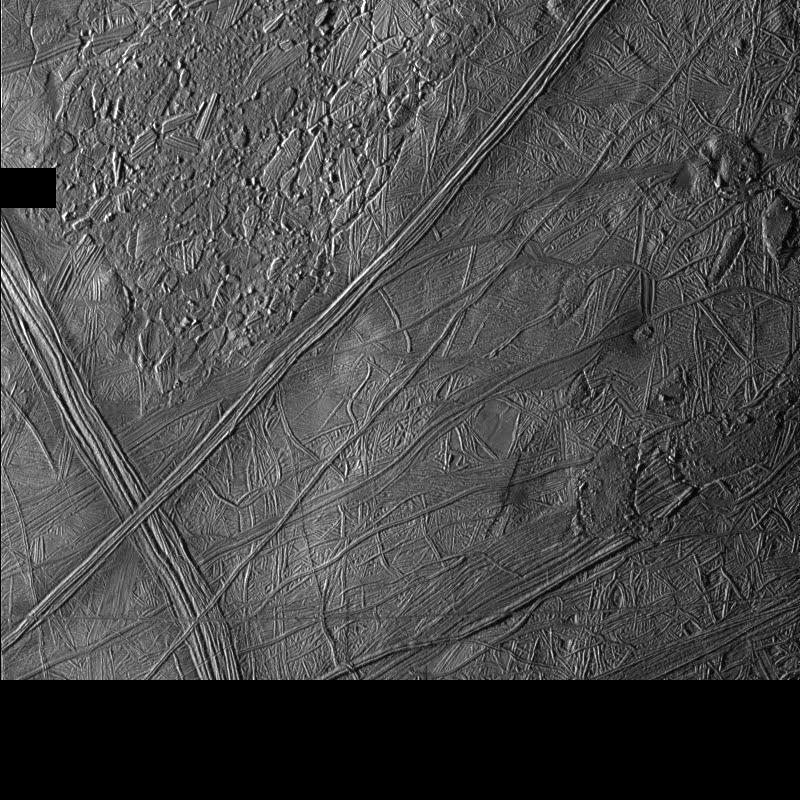
#> input picture data/C0383713713R_full.jpg, 800 x 800 px
$ jupyter execute Europa.ipynb
#> lines starting #> are read from the running program, lines starting #| are printed output that depends on the picture
[cell 1]
import matplotlib.pyplot as plt
import numpy as np
import cv2 as cv
from pathlib import Path
import os

data_dir = Path().resolve() / 'data'

[cell 2]
def preprocess_image(image):
    # Convert to grayscale
    gray = cv.cvtColor(image, cv.COLOR_BGR2GRAY)

    # Apply morphological operations
    kernel = np.ones((3, 3), np.uint8)
    dilated = cv.dilate(gray, kernel, iterations=1)
    eroded = cv.erode(dilated, kernel, iterations=1)

    # Directional filtering (using Sobel filters)
    sobelx = cv.Sobel(eroded, cv.CV_64F, 1, 0, ksize=5)
    sobely = cv.Sobel(eroded, cv.CV_64F, 0, 1, ksize=5)
    directional_filtered = cv.magnitude(sobelx, sobely)

    # Local variance analysis
    local_variance = cv.Laplacian(directional_filtered, cv.CV_64F)

    return local_variance

def strip_based_detection(image):
    # Analyze selected strips of the image
    height, width = image.shape
    strip_height = height // 10  # Example strip height
    edges = np.zeros_like(image)

    for i in range(0, height, strip_height):
        strip = image[i:i+strip_height, :]
        # Multiscale detection within strips
        for scale in [1, 2, 4]:
            resized_strip = cv.resize(strip, (width // scale, strip_height // scale))
            edges_strip = cv.Canny(resized_strip, 100, 200)
            edges_strip = cv.resize(edges_strip, (width, strip_height))
            edges[i:i+strip_height, :] = np.maximum(edges[i:i+strip_height, :], edges_strip)

    return edges

def advanced_feature_detection(image):
    # Placeholder for Steger Algorithm (not implemented in OpenCV)
    # Apply local gradient intensity operations
    gradient_x = cv.Sobel(image, cv.CV_64F, 1, 0, ksize=5)
    gradient_y = cv.Sobel(image, cv.CV_64F, 0, 1, ksize=5)
    gradient_magnitude = cv.magnitude(gradient_x, gradient_y)

    # Use quadratic polynomials to model curved segments
    # Placeholder for quadratic polynomial fitting

    return gradient_magnitude

orig_img = cv.imread(data_dir / 'C0383713713R_full.jpg')
#> orig_img is the input picture: shape (800, 800, 3); min 0, max 255, mean 72.5

# Pre-processing
preprocessed_img = preprocess_image(orig_img)
#> in preprocess_image, `dilated = cv.dilate(gray, kernel, iterations=1)`:
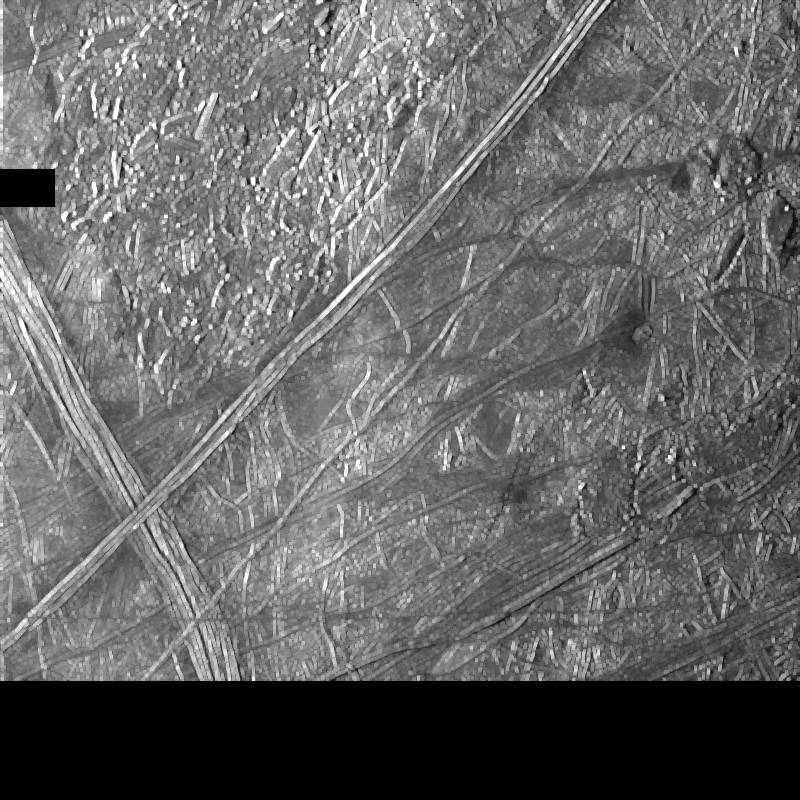
#> dilated: shape (800, 800); min 0, max 255, mean 103
#> in preprocess_image, `directional_filtered = cv.magnitude(sobelx, sobely)`:
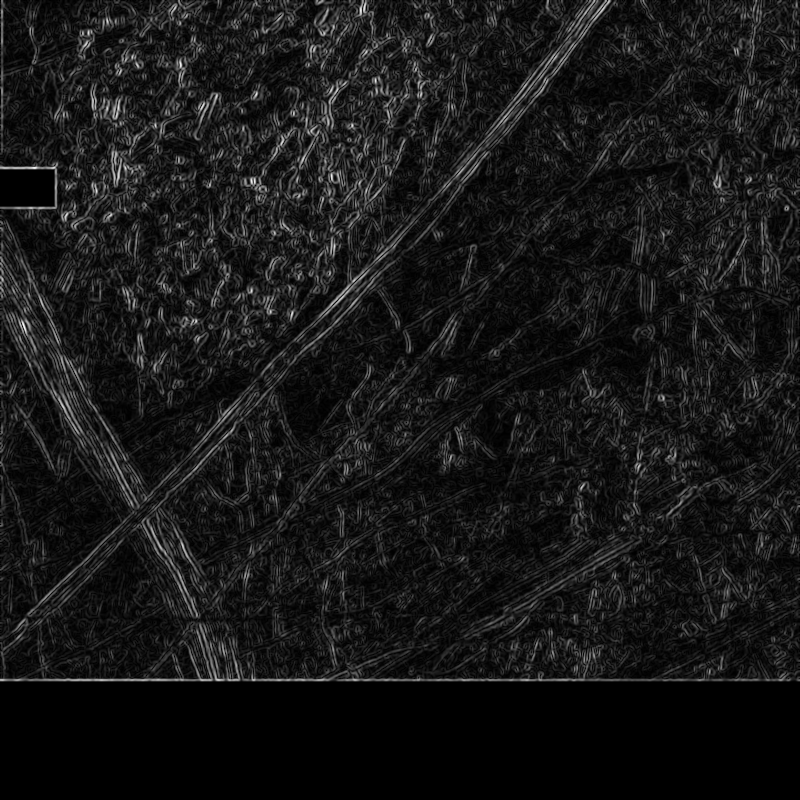
#> directional_filtered: shape (800, 800) float64; min 0, max 10239.1, mean 951.9; drawn with min black and max white

# Convert to 8-bit unsigned integer type
preprocessed_img = cv.convertScaleAbs(preprocessed_img)
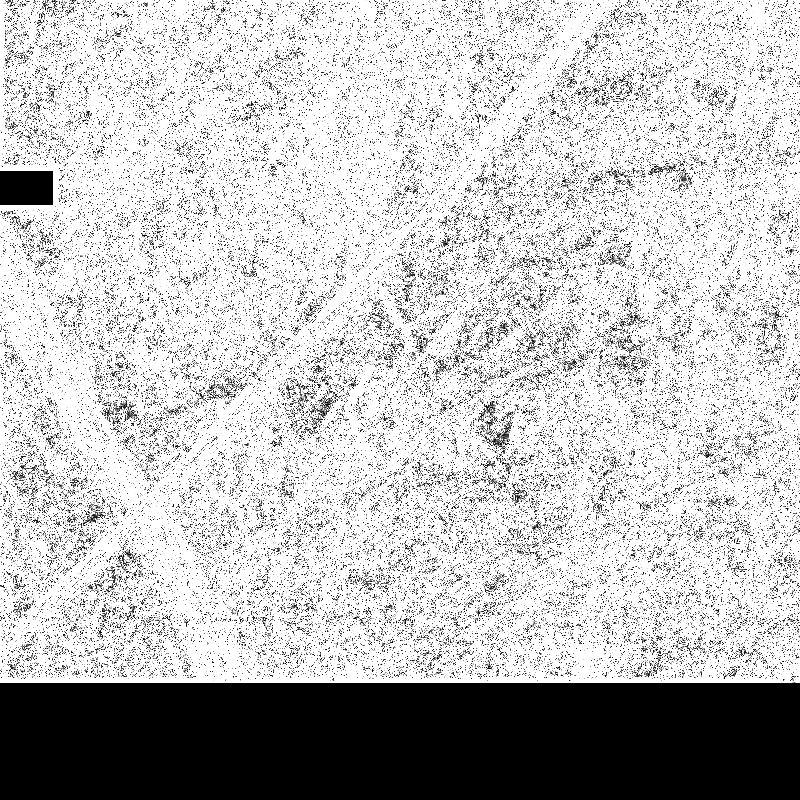
#> preprocessed_img: shape (800, 800); min 0, max 255, mean 192.9

# Strip-Based Detection
strip_edges = strip_based_detection(preprocessed_img)
#> the loop in strip_based_detection, `for i in range(0, height, strip_height):` made 10 passes
#> pass 1, in strip_based_detection, `strip = image[i:i+strip_height, :]`:
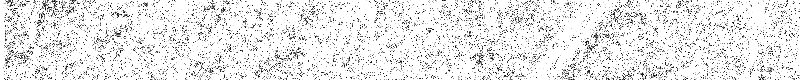
#> strip: shape (80, 800); min 0, max 255, mean 231.2
#> after the loop in strip_based_detection, `for i in range(0, height, strip_height):`:
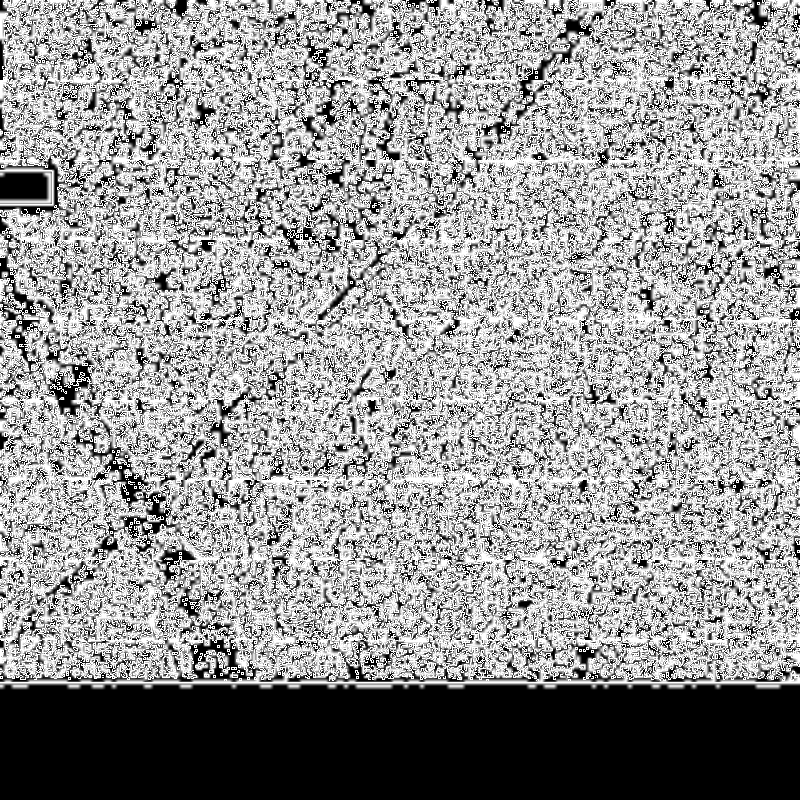
#> edges: shape (800, 800); min 0, max 255, mean 148.4
#> after the loop in strip_based_detection, `for i in range(0, height, strip_height):`: resized_strip: shape (20, 200); every value is 0
#> after the loop in strip_based_detection, `for i in range(0, height, strip_height):`: strip: shape (80, 800); every value is 0

# Advanced Feature Detection
advanced_features = advanced_feature_detection(strip_edges)
#> in advanced_feature_detection, `gradient_y = cv.Sobel(image, cv.CV_64F, 0, 1, ksize=5)`:
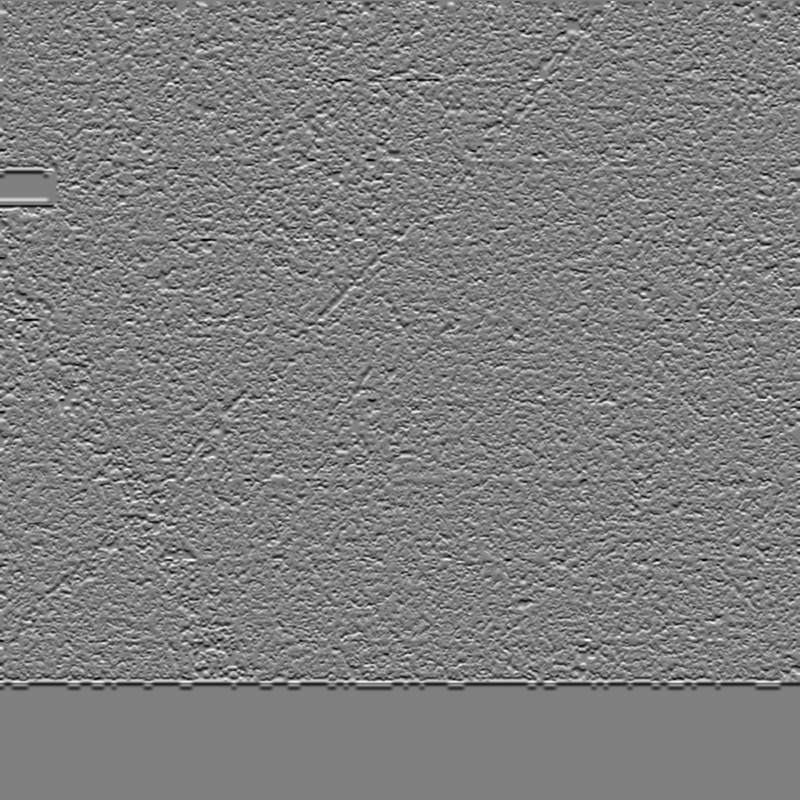
#> gradient_y: shape (800, 800) float64; min -12240, max 12240, mean -29; drawn with min black and max white
#> in advanced_feature_detection, `gradient_magnitude = cv.magnitude(gradient_x, gradient_y)`:
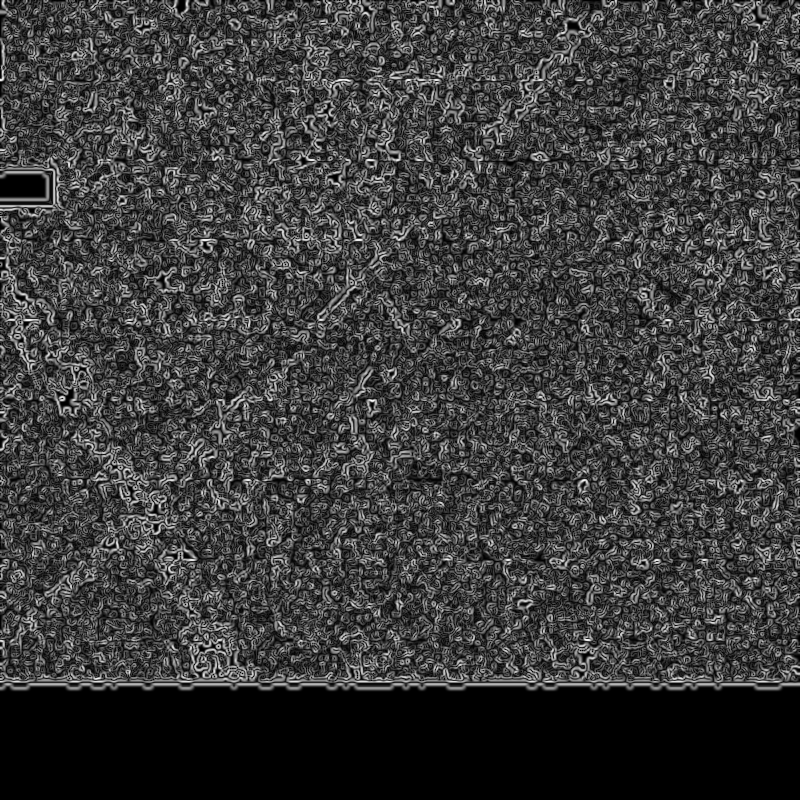
#> gradient_magnitude: shape (800, 800) float64; min 0, max 12867.3, mean 3062; drawn with min black and max white

# Display the results
plt.figure(figsize=(12, 12))
plt.subplot(221), plt.imshow(cv.cvtColor(orig_img, cv.COLOR_BGR2RGB))
plt.title('Original Image'), plt.xticks([]), plt.yticks([])
plt.subplot(222), plt.imshow(cv.cvtColor(preprocessed_img, cv.COLOR_BGR2RGB))
plt.title('Preprocessed Image'), plt.xticks([]), plt.yticks([])
plt.subplot(223), plt.imshow(strip_edges, cmap='gray')
plt.title('Strip-Based Detection'), plt.xticks([]), plt.yticks([])
plt.subplot(224), plt.imshow(advanced_features, cmap='gray')
plt.title('Advanced Features'), plt.xticks([]), plt.yticks([])

plt.show()

[cell 3]
import cv2 as cv
from skimage import data
from skimage import color
from skimage.filters import meijering, sato, frangi, hessian
import matplotlib.pyplot as plt


def original(image, **kwargs):
    """Return the original image, ignoring any kwargs."""
    return image


image = color.rgb2gray(cv.imread(data_dir / 'C0383713713R_full.jpg'))
#> image: shape (800, 800) float64; min 0, max 1, mean 0.284
cmap = plt.cm.gray

plt.rcParams["axes.titlesize"] = "medium"
axes = plt.figure(figsize=(10, 4)).subplots(2, 9)
for i, black_ridges in enumerate([True, False]):
    for j, (func, sigmas) in enumerate(
        [
            (original, None),
            (meijering, [1]),
            (meijering, range(1, 5)),
            (sato, [1]),
            (sato, range(1, 5)),
            (frangi, [1]),
            (frangi, range(1, 5)),
            (hessian, [1]),
            (hessian, range(1, 5)),
        ]
    ):
        result = func(image, black_ridges=black_ridges, sigmas=sigmas)
        axes[i, j].imshow(result, cmap=cmap)
        if i == 0:
            title = func.__name__
            if sigmas:
                title += f"\n\N{GREEK SMALL LETTER SIGMA} = {list(sigmas)}"
            axes[i, j].set_title(title)
        if j == 0:
            axes[i, j].set_ylabel(f'{black_ridges = }')
        axes[i, j].set_xticks([])
        axes[i, j].set_yticks([])

plt.tight_layout()
plt.show()
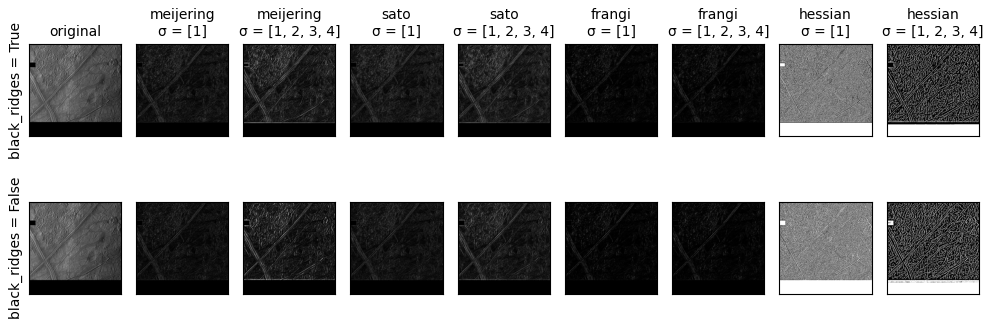
#> figure drawn by matplotlib, 18 panels

$ run again, with data/C0374649039R_full.jpg copied over data/C0383713713R_full.jpg
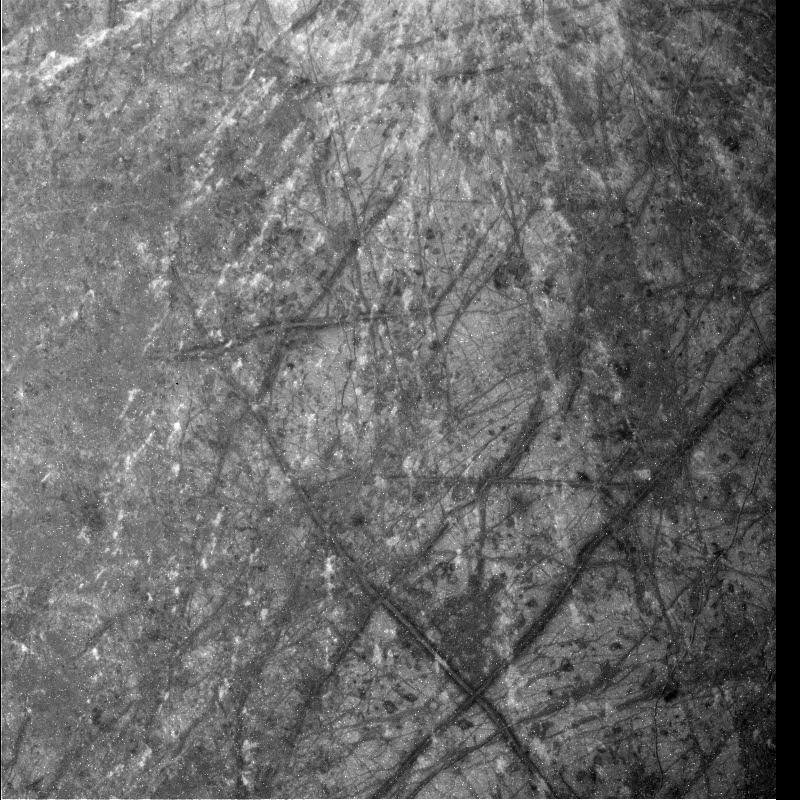
#> input picture data/C0374649039R_full.jpg, 800 x 800 px
#> orig_img is the input picture: shape (800, 800, 3); min 0, max 255, mean 105.6
#> after the loop in strip_based_detection, `for i in range(0, height, strip_height):`:
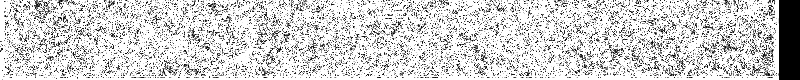
#> strip: shape (80, 800); min 0, max 255, mean 208.3
#> `plt.show()`:
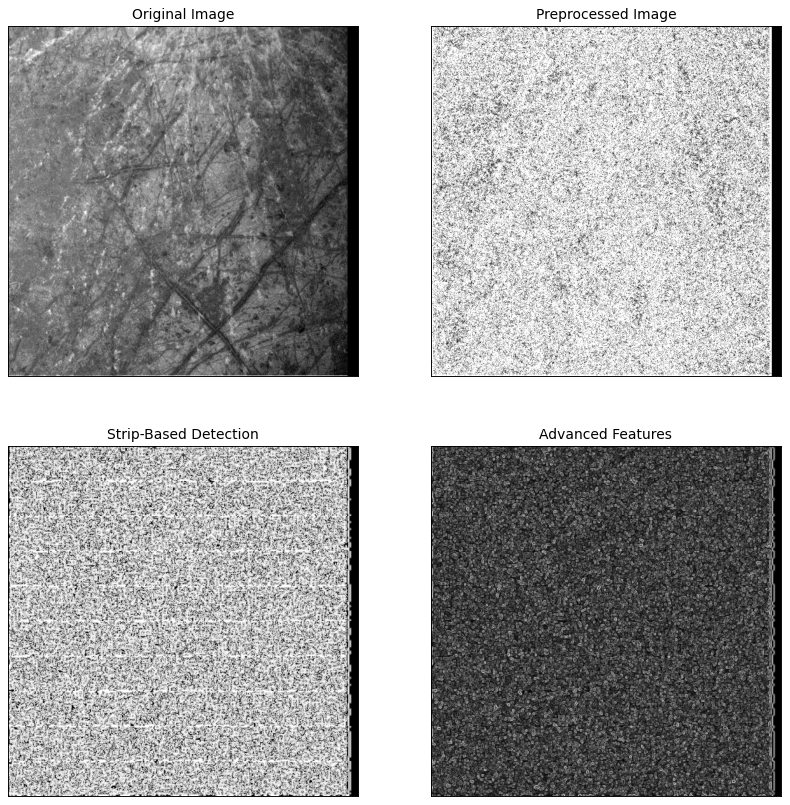
#> figure drawn by matplotlib, 4 panels
